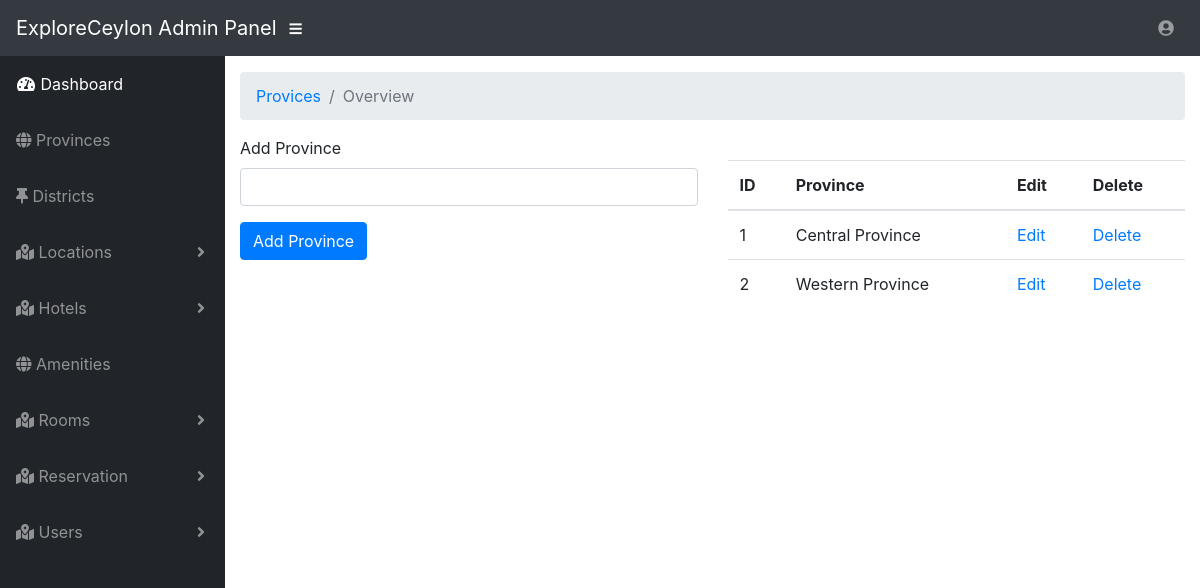
Screenshot of /admin/provinces.php (signed in) with the database file from the repository.
### tables this page shows
CREATE TABLE `tbl_provinces` (
  `province_id` int(3) NOT NULL,
  `province_title` varchar(50) NOT NULL
);

### admin/provinces.php (the view, shortened to what this page needs)
<?php include "../includes/db.php"; ?>
<?php include "includes/admin_header.php"; ?>
<?php include "includes/admin_nav.php"; ?>
<div id="wrapper">
    <?php include "includes/admin_sidebar.php"; ?>
    <div id="content-wrapper">
        <div class="container-fluid">
            <ol class="breadcrumb">
                <li class="breadcrumb-item">
                    <a href="#">Provices</a>
                </li>
                <li class="breadcrumb-item active">Overview</li>
            </ol>
            <div class="row">
                <div class="col-lg-6">
                    <form id="frmProvince" action="" method="post">
                        <div class="form-group">
                            <label for="province_title">Add Province</label>
                            <input type="text" name="province_title" class="form-control">
                        </div>
                        <div class="form-group">
                            <input type="submit" name="btn_insert" value="Add Province" class="btn btn-primary">
                        </div>
                    </form>
                </div>
                <div class="col-lg-6">
                    <br>
                    <table class="table table-border table-hover">
                        <thead>
                            <tr>
                                <th>ID</th>
                                <th>Province</th>
                                <th>Edit</th>
                                <th>Delete</th>
                            </tr>
                        </thead>
                        <tbody>
<?php
$query = "SELECT * FROM tbl_provinces";
$result_province_fetch = mysqli_query($conn,$query);
while($row = mysqli_fetch_assoc($result_province_fetch))
{
    $province_id = $row['province_id'];
    $province_title = $row['province_title'];
    echo "<tr>";
        echo "<td>$province_id</td>";
        echo "<td>$province_title</td>";
        echo "<td><a href='provinces.php?edit={$province_id}'>Edit</a></td>";
        echo "<td><a href='provinces.php?delete={$province_id}'>Delete</a></td>";
    echo "</tr>";
}
?>
                        </tbody>
                    </table>
                </div>
            </div>
        </div>
    </div>
</div>
<?php include "includes/admin_footer.php"; ?>

### rows the page displays
tbl_provinces: province_id "1", province_title "Central Province"
tbl_provinces: province_id "2", province_title "Western Province"
